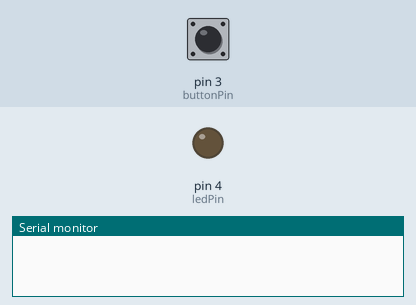
This sketch was run on a simulated Arduino Uno, built with avr-gcc and run on an emulated ATmega328P. Parts: output pins drawn as LEDs (lit = HIGH), the last lines printed to the serial monitor. The inputs (shaded band) are chosen by the test bench; at power-on: pin 3 (buttonPin) LOW.

Above: at 1.2 s.
1.3 s: pin 3 (buttonPin) pulled HIGH for 0.15 s
At 2.1 s:
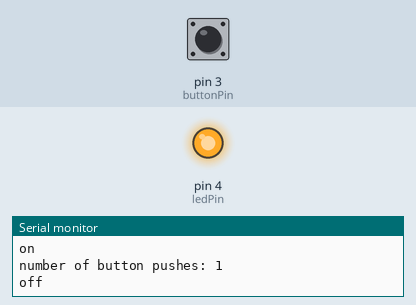
Timing chart, 0 to 4.3 s (numbered marks = the images above; inputs shaded):
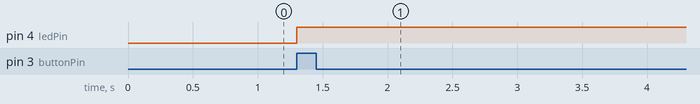

Measured:
- after the input at 1.3 s, pin 4 (ledPin): LOW → HIGH at once

The sketch:

vivifrail.ino
```cpp
// Variables will change:
int buttonPushCounter = 0;   // counter for the number of button presses
int buttonPushFormerState=0;
int buttonState = 0;         // current state of the button
int lastButtonState = 0;     // previous state of the button


// this constant won't change:
const int  buttonPin = 3;    // the pin that the pushbutton is attached to
const int ledPin = 4;       // the pin that the LED is attached to


void setup() {
  Serial.begin(9600);
  // put your setup code here, to run once:
  pinMode (ledPin, OUTPUT);
  pinMode(buttonPin, INPUT);


}

void loop() {
  // put your main code here, to run repeatedly:

 digitalWrite(2, HIGH);
 //Serial.println(digitalRead(3) );

 // read the pushbutton input pin:
  buttonState = digitalRead(buttonPin);

  // compare the buttonState to its previous state
  if (buttonState != lastButtonState) {
    // if the state has changed, increment the counter
    if (buttonState == HIGH) {
      // if the current state is HIGH then the button went from off to on:
      //buttonPushFormerState = buttonPushCounter;
      buttonPushCounter++;
      Serial.println("on");
      Serial.print("number of button pushes: ");
      Serial.println(buttonPushCounter);
      digitalWrite(ledPin,HIGH);

    } else {
      // if the current state is LOW then the button went from on to off:
      Serial.println("off");

    }
    // Delay a little bit to avoid bouncing
    delay(50);
  }
  // save the current state as the last state, for next time through the loop
  lastButtonState = buttonState;


//  // turns on the LED every four button pushes by checking the modulo of the
//  // button push counter. the modulo function gives you the remainder of the
//  // division of two numbers:
//if (buttonPushCounter> buttonPushFormerState ) {
//   digitalWrite(ledPin, HIGH);
//} else {
//    digitalWrite(ledPin, LOW);
// }


}
```
